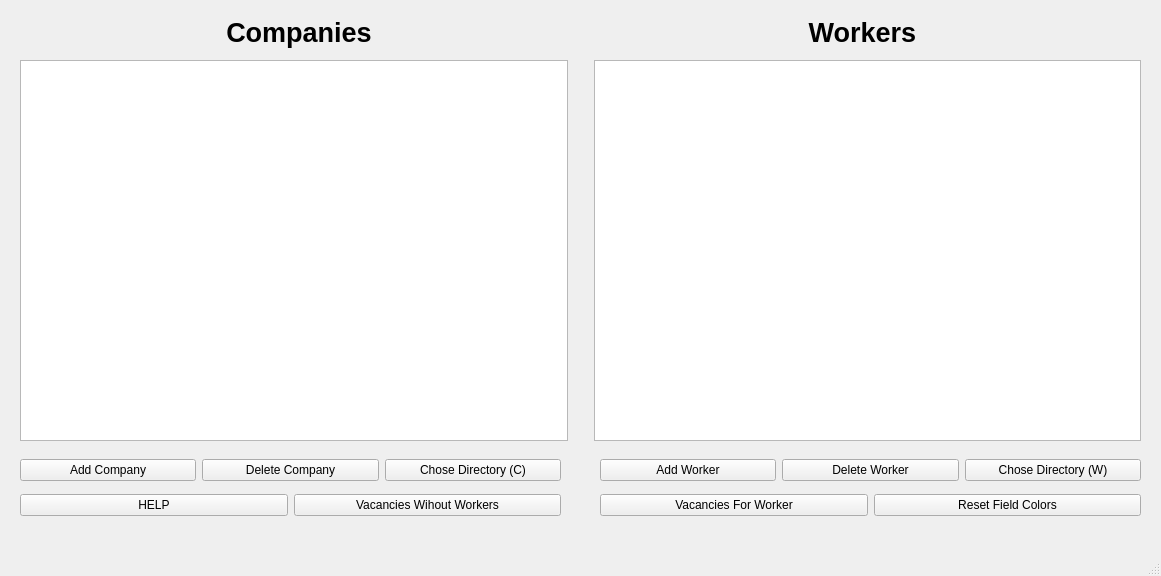
<?xml version="1.0" encoding="UTF-8"?>
<ui version="4.0">
 <class>MainWindow</class>
 <widget class="QMainWindow" name="MainWindow">
  <property name="geometry">
   <rect>
    <x>0</x>
    <y>0</y>
    <width>1161</width>
    <height>576</height>
   </rect>
  </property>
  <property name="windowTitle">
   <string>Labor exchange</string>
  </property>
  <widget class="QWidget" name="centralwidget">
   <widget class="QWidget" name="horizontalLayoutWidget">
    <property name="geometry">
     <rect>
      <x>20</x>
      <y>60</y>
      <width>1121</width>
      <height>381</height>
     </rect>
    </property>
    <layout class="QHBoxLayout" name="horizontalLayout">
     <item>
      <widget class="QTableView" name="viewCompanies"/>
     </item>
     <item>
      <spacer name="horizontalSpacer">
       <property name="orientation">
        <enum>Qt::Horizontal</enum>
       </property>
       <property name="sizeType">
        <enum>QSizePolicy::Preferred</enum>
       </property>
       <property name="sizeHint" stdset="0">
        <size>
         <width>20</width>
         <height>20</height>
        </size>
       </property>
      </spacer>
     </item>
     <item>
      <widget class="QTableView" name="viewWorkers"/>
     </item>
    </layout>
   </widget>
   <widget class="QWidget" name="horizontalLayoutWidget_2">
    <property name="geometry">
     <rect>
      <x>20</x>
      <y>10</y>
      <width>1121</width>
      <height>46</height>
     </rect>
    </property>
    <layout class="QHBoxLayout" name="horizontalLayout_2">
     <item>
      <widget class="QLabel" name="label">
       <property name="font">
        <font>
         <pointsize>16</pointsize>
         <bold>true</bold>
        </font>
       </property>
       <property name="text">
        <string>&lt;html&gt;&lt;head/&gt;&lt;body&gt;&lt;p&gt;&lt;span style=&quot; font-size:20pt;&quot;&gt;Companies&lt;/span&gt;&lt;/p&gt;&lt;/body&gt;&lt;/html&gt;</string>
       </property>
       <property name="alignment">
        <set>Qt::AlignCenter</set>
       </property>
      </widget>
     </item>
     <item>
      <widget class="QLabel" name="label_2">
       <property name="font">
        <font>
         <pointsize>16</pointsize>
         <bold>true</bold>
        </font>
       </property>
       <property name="text">
        <string>&lt;html&gt;&lt;head/&gt;&lt;body&gt;&lt;p&gt;&lt;span style=&quot; font-size:20pt;&quot;&gt;Workers&lt;/span&gt;&lt;/p&gt;&lt;/body&gt;&lt;/html&gt;</string>
       </property>
       <property name="alignment">
        <set>Qt::AlignCenter</set>
       </property>
      </widget>
     </item>
    </layout>
   </widget>
   <widget class="QWidget" name="horizontalLayoutWidget_3">
    <property name="geometry">
     <rect>
      <x>20</x>
      <y>450</y>
      <width>541</width>
      <height>41</height>
     </rect>
    </property>
    <layout class="QHBoxLayout" name="horizontalLayout_3">
     <item>
      <widget class="QPushButton" name="addCompanyButton">
       <property name="text">
        <string>Add Company</string>
       </property>
      </widget>
     </item>
     <item>
      <widget class="QPushButton" name="deleteCompanyButton">
       <property name="text">
        <string>Delete Company</string>
       </property>
      </widget>
     </item>
     <item>
      <widget class="QPushButton" name="companiesFolderButton">
       <property name="text">
        <string>Chose Directory (C)</string>
       </property>
      </widget>
     </item>
    </layout>
   </widget>
   <widget class="QWidget" name="horizontalLayoutWidget_4">
    <property name="geometry">
     <rect>
      <x>600</x>
      <y>450</y>
      <width>541</width>
      <height>41</height>
     </rect>
    </property>
    <layout class="QHBoxLayout" name="horizontalLayout_4">
     <item>
      <widget class="QPushButton" name="addWorkerButton">
       <property name="text">
        <string>Add Worker</string>
       </property>
      </widget>
     </item>
     <item>
      <widget class="QPushButton" name="deleteWorkerButton">
       <property name="text">
        <string>Delete Worker</string>
       </property>
      </widget>
     </item>
     <item>
      <widget class="QPushButton" name="workersFolderButton">
       <property name="text">
        <string>Chose Directory (W)</string>
       </property>
      </widget>
     </item>
    </layout>
   </widget>
   <widget class="QWidget" name="horizontalLayoutWidget_5">
    <property name="geometry">
     <rect>
      <x>20</x>
      <y>490</y>
      <width>541</width>
      <height>31</height>
     </rect>
    </property>
    <layout class="QHBoxLayout" name="horizontalLayout_5">
     <item>
      <widget class="QPushButton" name="helpButton">
       <property name="text">
        <string>HELP</string>
       </property>
      </widget>
     </item>
     <item>
      <widget class="QPushButton" name="vacanciesWithoutWorkersButton">
       <property name="text">
        <string>Vacancies Wihout Workers</string>
       </property>
      </widget>
     </item>
    </layout>
   </widget>
   <widget class="QWidget" name="horizontalLayoutWidget_6">
    <property name="geometry">
     <rect>
      <x>600</x>
      <y>490</y>
      <width>541</width>
      <height>31</height>
     </rect>
    </property>
    <layout class="QHBoxLayout" name="horizontalLayout_6">
     <item>
      <widget class="QPushButton" name="vacanciesForWorkerButton">
       <property name="text">
        <string>Vacancies For Worker</string>
       </property>
      </widget>
     </item>
     <item>
      <widget class="QPushButton" name="resetColorButton">
       <property name="text">
        <string>Reset Field Colors</string>
       </property>
      </widget>
     </item>
    </layout>
   </widget>
  </widget>
  <widget class="QMenuBar" name="menubar">
   <property name="geometry">
    <rect>
     <x>0</x>
     <y>0</y>
     <width>1161</width>
     <height>25</height>
    </rect>
   </property>
  </widget>
  <widget class="QStatusBar" name="statusbar"/>
 </widget>
 <resources/>
 <connections/>
</ui>
